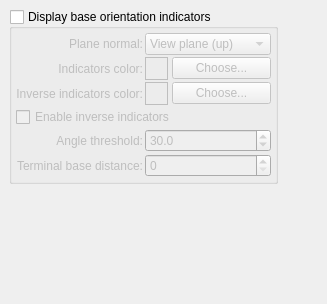
         <widget class="QWidget" name="BaseOrientationIndicators" >
          <layout class="QGridLayout" >
           <property name="margin" >
            <number>9</number>
           </property>
           <property name="spacing" >
            <number>6</number>
           </property>
           <item row="0" column="1" >
            <spacer>
             <property name="orientation" >
              <enum>Qt::Horizontal</enum>
             </property>
             <property name="sizeHint" >
              <size>
               <width>40</width>
               <height>20</height>
              </size>
             </property>
            </spacer>
           </item>
           <item row="0" column="0" >
            <layout class="QVBoxLayout" >
             <property name="margin" >
              <number>0</number>
             </property>
             <property name="spacing" >
              <number>4</number>
             </property>
             <item>
              <widget class="QGroupBox" name="dnaDisplayBaseOrientationIndicatorsGroupBox" >
               <property name="title" >
                <string>Display base orientation indicators</string>
               </property>
               <property name="checkable" >
                <bool>true</bool>
               </property>
               <property name="checked" >
                <bool>false</bool>
               </property>
               <layout class="QGridLayout" >
                <property name="margin" >
                 <number>4</number>
                </property>
                <property name="spacing" >
                 <number>2</number>
                </property>
                <item row="0" column="1" >
                 <widget class="QComboBox" name="dnaBaseIndicatorsPlaneNormalComboBox" >
                  <item>
                   <property name="text" >
                    <string>View plane (up)</string>
                   </property>
                  </item>
                  <item>
                   <property name="text" >
                    <string>View plane (out)</string>
                   </property>
                  </item>
                  <item>
                   <property name="text" >
                    <string>View plane (right)</string>
                   </property>
                  </item>
                 </widget>
                </item>
                <item row="2" column="0" >
                 <widget class="QLabel" name="bg1_color_lbl_6" >
                  <property name="text" >
                   <string>Inverse indicators color:</string>
                  </property>
                  <property name="alignment" >
                   <set>Qt::AlignRight|Qt::AlignTrailing|Qt::AlignVCenter</set>
                  </property>
                 </widget>
                </item>
                <item row="2" column="1" >
                 <layout class="QHBoxLayout" >
                  <property name="margin" >
                   <number>0</number>
                  </property>
                  <property name="spacing" >
                   <number>4</number>
                  </property>
                  <item>
                   <widget class="QFrame" name="dnaBaseOrientationIndicatorsInvColorFrame" >
                    <property name="minimumSize" >
                     <size>
                      <width>23</width>
                      <height>23</height>
                     </size>
                    </property>
                    <property name="maximumSize" >
                     <size>
                      <width>23</width>
                      <height>23</height>
                     </size>
                    </property>
                    <property name="frameShape" >
                     <enum>QFrame::Box</enum>
                    </property>
                    <property name="frameShadow" >
                     <enum>QFrame::Plain</enum>
                    </property>
                   </widget>
                  </item>
                  <item>
                   <widget class="QPushButton" name="dnaChooseBaseOrientationIndicatorsInvColorButton" >
                    <property name="text" >
                     <string>Choose...</string>
                    </property>
                    <property name="autoDefault" >
                     <bool>false</bool>
                    </property>
                   </widget>
                  </item>
                 </layout>
                </item>
                <item row="3" column="0" colspan="2" >
                 <widget class="QCheckBox" name="dnaBaseOrientationIndicatorsInverseCheckBox" >
                  <property name="text" >
                   <string>Enable inverse indicators</string>
                  </property>
                 </widget>
                </item>
                <item row="0" column="0" >
                 <widget class="QLabel" name="label_35" >
                  <property name="sizePolicy" >
                   <sizepolicy>
                    <hsizetype>1</hsizetype>
                    <vsizetype>5</vsizetype>
                    <horstretch>0</horstretch>
                    <verstretch>0</verstretch>
                   </sizepolicy>
                  </property>
                  <property name="text" >
                   <string>Plane normal:</string>
                  </property>
                  <property name="alignment" >
                   <set>Qt::AlignRight|Qt::AlignTrailing|Qt::AlignVCenter</set>
                  </property>
                 </widget>
                </item>
                <item row="4" column="0" >
                 <widget class="QLabel" name="label_13" >
                  <property name="sizePolicy" >
                   <sizepolicy>
                    <hsizetype>1</hsizetype>
                    <vsizetype>5</vsizetype>
                    <horstretch>0</horstretch>
                    <verstretch>0</verstretch>
                   </sizepolicy>
                  </property>
                  <property name="text" >
                   <string>Angle threshold:</string>
                  </property>
                  <property name="alignment" >
                   <set>Qt::AlignRight|Qt::AlignTrailing|Qt::AlignVCenter</set>
                  </property>
                 </widget>
                </item>
                <item row="5" column="1" >
                 <widget class="QDoubleSpinBox" name="dnaBaseOrientationIndicatorsTerminalDistanceSpinBox" >
                  <property name="decimals" >
                   <number>0</number>
                  </property>
                  <property name="maximum" >
                   <double>1000000.000000000000000</double>
                  </property>
                  <property name="singleStep" >
                   <double>1.000000000000000</double>
                  </property>
                 </widget>
                </item>
                <item row="4" column="1" >
                 <widget class="QDoubleSpinBox" name="dnaBaseOrientationIndicatorsThresholdSpinBox" >
                  <property name="decimals" >
                   <number>1</number>
                  </property>
                  <property name="maximum" >
                   <double>180.000000000000000</double>
                  </property>
                  <property name="singleStep" >
                   <double>0.100000000000000</double>
                  </property>
                  <property name="value" >
                   <double>30.000000000000000</double>
                  </property>
                 </widget>
                </item>
                <item row="1" column="1" >
                 <layout class="QHBoxLayout" >
                  <property name="margin" >
                   <number>0</number>
                  </property>
                  <property name="spacing" >
                   <number>4</number>
                  </property>
                  <item>
                   <widget class="QFrame" name="dnaBaseOrientationIndicatorsColorFrame" >
                    <property name="minimumSize" >
                     <size>
                      <width>23</width>
                      <height>23</height>
                     </size>
                    </property>
                    <property name="maximumSize" >
                     <size>
                      <width>23</width>
                      <height>23</height>
                     </size>
                    </property>
                    <property name="frameShape" >
                     <enum>QFrame::Box</enum>
                    </property>
                    <property name="frameShadow" >
                     <enum>QFrame::Plain</enum>
                    </property>
                   </widget>
                  </item>
                  <item>
                   <widget class="QPushButton" name="dnaChooseBaseOrientationIndicatorsColorButton" >
                    <property name="text" >
                     <string>Choose...</string>
                    </property>
                    <property name="autoDefault" >
                     <bool>false</bool>
                    </property>
                   </widget>
                  </item>
                 </layout>
                </item>
                <item row="5" column="0" >
                 <widget class="QLabel" name="label_14" >
                  <property name="sizePolicy" >
                   <sizepolicy>
                    <hsizetype>1</hsizetype>
                    <vsizetype>5</vsizetype>
                    <horstretch>0</horstretch>
                    <verstretch>0</verstretch>
                   </sizepolicy>
                  </property>
                  <property name="text" >
                   <string>Terminal base distance:</string>
                  </property>
                  <property name="alignment" >
                   <set>Qt::AlignRight|Qt::AlignTrailing|Qt::AlignVCenter</set>
                  </property>
                 </widget>
                </item>
                <item row="1" column="0" >
                 <widget class="QLabel" name="bg1_color_lbl_5" >
                  <property name="text" >
                   <string>Indicators color:</string>
                  </property>
                  <property name="alignment" >
                   <set>Qt::AlignRight|Qt::AlignTrailing|Qt::AlignVCenter</set>
                  </property>
                 </widget>
                </item>
               </layout>
              </widget>
             </item>
             <item>
              <spacer>
               <property name="orientation" >
                <enum>Qt::Vertical</enum>
               </property>
               <property name="sizeHint" >
                <size>
                 <width>20</width>
                 <height>111</height>
                </size>
               </property>
              </spacer>
             </item>
            </layout>
           </item>
          </layout>
         </widget>
